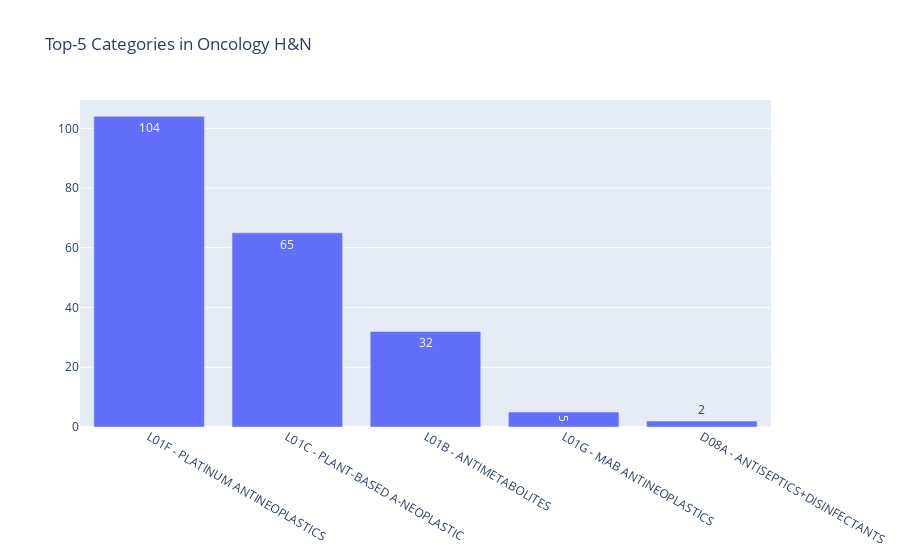

Here is the notebook cell this chart was saved with:
### Markdown cell above
### Oncology H&N

### Code cell
filtered_market_bar(df_markets_clean,'Oncology_H&N', 'Top-5 Categories in Oncology H&N')

### Figure 1 — Plotly figure (JSON) as saved in the notebook; plotly's stock layout.template omitted (floating-point values rounded to 4 significant figures)
{"data": [{"text": [104, 65, 32, 5, 2], "textposition": "auto", "type": "bar", "x": ["L01F - PLATINUM ANTINEOPLASTICS", "L01C - PLANT-BASED A-NEOPLASTIC", "L01B - ANTIMETABOLITES", "L01G - MAB ANTINEOPLASTICS", "D08A - ANTISEPTICS+DISINFECTANTS"], "y": [104, 65, 32, 5, 2]}], "layout": {"title": {"text": "Top-5 Categories in Oncology H&N"}}}
